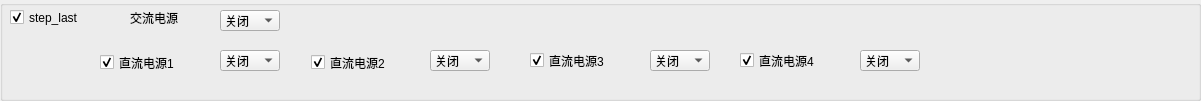
  <widget class="QGroupBox" name="groupBox_11">
   <property name="geometry">
    <rect>
     <x>0</x>
     <y>680</y>
     <width>1201</width>
     <height>101</height>
    </rect>
   </property>
   <property name="title">
    <string/>
   </property>
   <widget class="QComboBox" name="comboBox_S_End_DC4">
    <property name="geometry">
     <rect>
      <x>860</x>
      <y>50</y>
      <width>60</width>
      <height>21</height>
     </rect>
    </property>
    <item>
     <property name="text">
      <string>关闭</string>
     </property>
    </item>
    <item>
     <property name="text">
      <string>开启</string>
     </property>
    </item>
   </widget>
   <widget class="QComboBox" name="comboBox_S_End_AC">
    <property name="geometry">
     <rect>
      <x>220</x>
      <y>10</y>
      <width>60</width>
      <height>21</height>
     </rect>
    </property>
    <item>
     <property name="text">
      <string>关闭</string>
     </property>
    </item>
    <item>
     <property name="text">
      <string>开启</string>
     </property>
    </item>
   </widget>
   <widget class="QCheckBox" name="checkBox_S_End">
    <property name="geometry">
     <rect>
      <x>10</x>
      <y>7</y>
      <width>111</width>
      <height>21</height>
     </rect>
    </property>
    <property name="text">
     <string>step_last</string>
    </property>
    <property name="checked">
     <bool>true</bool>
    </property>
   </widget>
   <widget class="QLabel" name="label_8">
    <property name="geometry">
     <rect>
      <x>130</x>
      <y>10</y>
      <width>81</width>
      <height>16</height>
     </rect>
    </property>
    <property name="text">
     <string>交流电源</string>
    </property>
   </widget>
   <widget class="QComboBox" name="comboBox_S_End_DC1">
    <property name="geometry">
     <rect>
      <x>220</x>
      <y>50</y>
      <width>60</width>
      <height>21</height>
     </rect>
    </property>
    <item>
     <property name="text">
      <string>关闭</string>
     </property>
    </item>
    <item>
     <property name="text">
      <string>开启</string>
     </property>
    </item>
   </widget>
   <widget class="QComboBox" name="comboBox_S_End_DC3">
    <property name="geometry">
     <rect>
      <x>650</x>
      <y>50</y>
      <width>60</width>
      <height>21</height>
     </rect>
    </property>
    <item>
     <property name="text">
      <string>关闭</string>
     </property>
    </item>
    <item>
     <property name="text">
      <string>开启</string>
     </property>
    </item>
   </widget>
   <widget class="QCheckBox" name="checkBox_S_End_DC2">
    <property name="geometry">
     <rect>
      <x>311</x>
      <y>52</y>
      <width>111</width>
      <height>21</height>
     </rect>
    </property>
    <property name="text">
     <string>直流电源2</string>
    </property>
    <property name="checked">
     <bool>true</bool>
    </property>
   </widget>
   <widget class="QCheckBox" name="checkBox_S_End_DC3">
    <property name="geometry">
     <rect>
      <x>530</x>
      <y>50</y>
      <width>111</width>
      <height>21</height>
     </rect>
    </property>
    <property name="text">
     <string>直流电源3</string>
    </property>
    <property name="checked">
     <bool>true</bool>
    </property>
   </widget>
   <widget class="QCheckBox" name="checkBox_S_End_DC4">
    <property name="geometry">
     <rect>
      <x>740</x>
      <y>50</y>
      <width>121</width>
      <height>21</height>
     </rect>
    </property>
    <property name="text">
     <string>直流电源4</string>
    </property>
    <property name="checked">
     <bool>true</bool>
    </property>
   </widget>
   <widget class="QComboBox" name="comboBox_S_End_DC2">
    <property name="geometry">
     <rect>
      <x>430</x>
      <y>50</y>
      <width>60</width>
      <height>21</height>
     </rect>
    </property>
    <item>
     <property name="text">
      <string>关闭</string>
     </property>
    </item>
    <item>
     <property name="text">
      <string>开启</string>
     </property>
    </item>
   </widget>
   <widget class="QCheckBox" name="checkBox_S_End_DC1">
    <property name="geometry">
     <rect>
      <x>100</x>
      <y>52</y>
      <width>121</width>
      <height>21</height>
     </rect>
    </property>
    <property name="text">
     <string>直流电源1</string>
    </property>
    <property name="checked">
     <bool>true</bool>
    </property>
   </widget>
  </widget>
